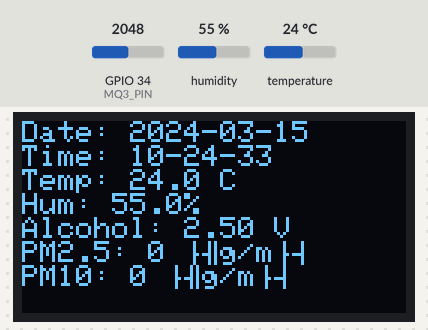
Bench run of a sketch on a simulated ESP32. Shown: 128×64 one-colour display. Inputs (shaded band) come from the test bench; at power-on: humidity 55 %, GPIO 34 (MQ3_PIN) = 2048, temperature 24 °C. WiFi joins after 1.5 s; servers stay silent unless stated; the local clock reads 2024-03-15 10:24:30 at power-on unless the sketch sets it; what the sketch prints to the serial monitor is not drawn.

Above: at 4.7 s.
4.8 s: humidity set to 22 %
At 14.8 s:
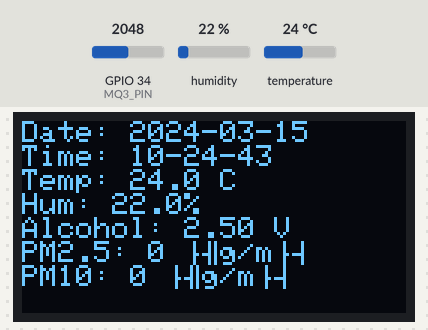
15.1 s: GPIO 34 (MQ3_PIN) set to 2866
At 24.9 s:
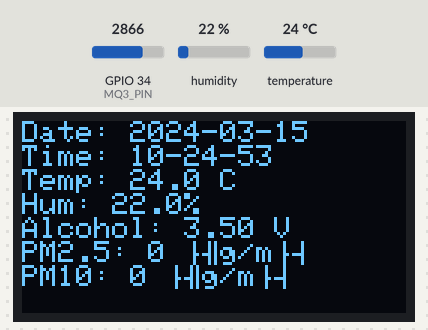
25.2 s: temperature set to 12 °C
At 34.9 s:
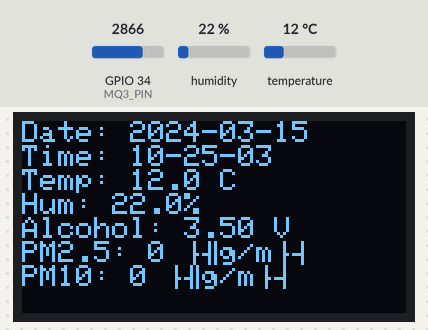
46.3 s: GPIO 34 (MQ3_PIN) set to 3603
At 55.0 s:
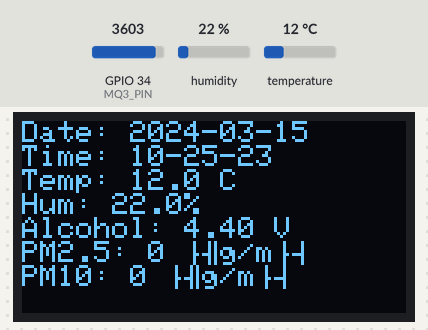
55.4 s: humidity set to 40 %
At 65.1 s:
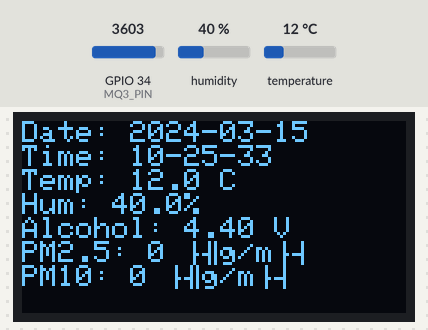
Timing chart, 0 to 66.4 s (numbered marks = the images above; inputs shaded):
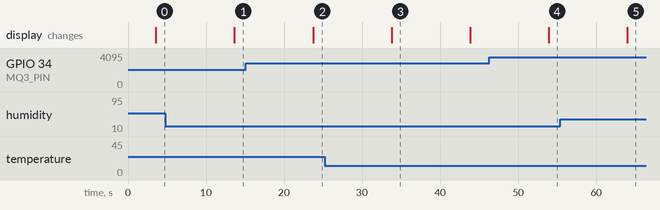

Measured:
- after the input at 4.8 s, the display: changes after 8.9 s (image 1)
- after the input at 15.1 s, the display: changes after 8.6 s (image 2)
- after the input at 46.3 s, the display: changes after 7.6 s (image 4)
- after the input at 55.4 s, the display: changes after 8.6 s (image 5)
- what the display in image 3 shows lasts 10.1 s, from 33.8 s to 43.9 s

The sketch:

PMBOXFirebase-Used.ino
```cpp
#include <WiFi.h>
#include <FirebaseESP32.h>
#include <Adafruit_GFX.h>
#include <Adafruit_SSD1306.h>
#include <DHT.h>
#include <SoftwareSerial.h>
#include <time.h>

#define WIFI_SSID ""
#define WIFI_PASSWORD ""

// 🔹 Firebase Credentials
#define FIREBASE_HOST ""
#define FIREBASE_AUTH ""

// 🔹 Firebase Objects
FirebaseData fbdo;
FirebaseAuth auth;
FirebaseConfig config;

// 🔹 PMS3003 Serial
SoftwareSerial pmsSerial(32, 33);  // RX, TX

// 🔹 DHT Sensor
#define DHTPIN 4
#define DHTTYPE DHT11
DHT dht(DHTPIN, DHTTYPE);

// 🔹 MQ-3 Sensor
#define MQ3_PIN 34  // อ่านค่า Analog

// 🔹 OLED Display
#define SCREEN_WIDTH 128
#define SCREEN_HEIGHT 64
Adafruit_SSD1306 display(SCREEN_WIDTH, SCREEN_HEIGHT, &Wire, -1);

// 🔹 ตัวแปรเก็บค่าเซ็นเซอร์
float temperature, humidity, alcohol;
int pm25, pm10;
String currentDate, currentTime;

// 🔹 ตัวแปรสำหรับการจัดการเวลา
#define DISPLAY_INTERVAL 10000    // อ่านค่าและแสดงผลทุก 10 วินาที (10,000 ms)
#define UPLOAD_INTERVAL 600000    // ส่งข้อมูลไป Firebase ทุก 10 นาที (600,000 ms)
unsigned long lastDisplayTime = 0;
unsigned long lastUploadTime = 0;
int uploadCounter = 0;

// 🔹 ฟังก์ชันเชื่อม WiFi
void connectWiFi() {
    WiFi.begin(WIFI_SSID, WIFI_PASSWORD);
    Serial.print("Connecting to WiFi");
    while (WiFi.status() != WL_CONNECTED) {
        delay(500);
        Serial.print(".");
    }
    Serial.println("\nConnected!");

    // แสดงความแรงของสัญญาณ
    Serial.printf("Signal strength (RSSI): %d dBm\n", WiFi.RSSI());

    // รอให้การเชื่อมต่อเสถียร
    Serial.println("Waiting for stable connection...");
    delay(2000);  // รออีก 2 วินาทีหลังจากเชื่อมต่อได้แล้ว
}

// 🔹 ฟังก์ชันตั้งค่า NTP (ดึงเวลาปัจจุบัน)
void setupTime() {
    configTime(7 * 3600, 0, "pool.ntp.org", "time.nist.gov");
    Serial.print("Syncing time...");
    while (time(nullptr) < 100000) {  // รอให้ได้เวลาที่ถูกต้อง
        Serial.print(".");
        delay(1000);
    }
    Serial.println(" Time synced!");
}

// 🔹 ฟังก์ชันดึง Timestamp ปัจจุบัน
void updateTimestamp() {
    time_t now = time(nullptr);
    struct tm timeinfo;
    localtime_r(&now, &timeinfo);

    char dateBuffer[11], timeBuffer[9];
    strftime(dateBuffer, sizeof(dateBuffer), "%Y-%m-%d", &timeinfo);
    strftime(timeBuffer, sizeof(timeBuffer), "%H-%M-%S", &timeinfo);

    currentDate = String(dateBuffer);
    currentTime = String(timeBuffer);

    Serial.printf("Current Date: %s, Time: %s\n", currentDate.c_str(), currentTime.c_str());
}

// 🔹 ฟังก์ชันอ่านค่าจาก PMS3003
void readPMS3003() {
    if (pmsSerial.available()) {
        uint8_t buffer[32];
        pmsSerial.readBytes(buffer, 32);

        pm25 = (buffer[4] << 8) | buffer[5];
        pm10 = (buffer[6] << 8) | buffer[7];

        Serial.printf("PM2.5: %d µg/m³, PM10: %d µg/m³\n", pm25, pm10);
    }
}

// 🔹 ฟังก์ชันอ่านค่าเซ็นเซอร์ทั้งหมด
void readSensors() {
    // อ่านค่า DHT11
    temperature = dht.readTemperature();
    humidity = dht.readHumidity();

    // อ่านค่า MQ-3
    alcohol = analogRead(MQ3_PIN) * (5.0 / 4095.0); // ค่าความเข้มข้นแอลกอฮอล์

    // อ่านค่า PMS3003
    readPMS3003();
}

// 🔹 ฟังก์ชันแสดงผลบน OLED
void displayData() {
    display.clearDisplay();
    display.setTextSize(1);
    display.setTextColor(WHITE);

    display.setCursor(0, 0);
    display.printf("Date: %s\nTime: %s\n", currentDate.c_str(), currentTime.c_str());
    display.printf("Temp: %.1f C\nHum: %.1f%%\n", temperature, humidity);
    display.printf("Alcohol: %.2f V\n", alcohol);
    display.printf("PM2.5: %d µg/m³\nPM10: %d µg/m³", pm25, pm10);

    display.display();
}

// 🔹 ฟังก์ชันส่งข้อมูลขึ้น Firebase พร้อม retry logic
void sendToFirebase() {
    updateTimestamp();
    String path = "/sensor_data/" + currentDate + "/" + currentTime;

    FirebaseJson json;
    json.set("timestamp", currentDate + " " + currentTime);
    json.set("temperature", temperature);
    json.set("humidity", humidity);
    json.set("alcohol", alcohol);
    json.set("pm25", pm25);
    json.set("pm10", pm10);

    int retryCount = 0;
    int maxRetries = 3;
    int retryDelay = 1000; // เริ่มต้นที่ 1 วินาที

    while (retryCount < maxRetries) {
        if (Firebase.setJSON(fbdo, path.c_str(), json)) {
            Serial.println("✅ Data sent to Firebase");
            return;
        } else {
            Serial.printf("❌ Firebase Error (%d/%d): %s\n",
                        retryCount+1, maxRetries, fbdo.errorReason().c_str());
            retryCount++;
            if (retryCount < maxRetries) {
                Serial.printf("Retrying in %d ms...\n", retryDelay);
                delay(retryDelay);
                retryDelay *= 2; // Exponential backoff
            }
        }
    }
}

// 🔹 ฟังก์ชันลบข้อมูลเก่ากว่า 1 วัน พร้อม retry logic
void cleanOldData() {
    time_t now = time(nullptr) - (24 * 3600); // 24 ชั่วโมงที่แล้ว
    struct tm timeinfo;
    localtime_r(&now, &timeinfo);

    char oldDate[11];
    strftime(oldDate, sizeof(oldDate), "%Y-%m-%d", &timeinfo);
    String oldPath = "/sensor_data/" + String(oldDate);

    int retryCount = 0;
    int maxRetries = 3;
    int retryDelay = 1000;

    while (retryCount < maxRetries) {
        if (Firebase.deleteNode(fbdo, oldPath.c_str())) {
            Serial.printf("🗑️ Deleted old data: %s\n", oldPath.c_str());
            return;
        } else {
            Serial.printf("⚠️ Failed to delete old data (%d/%d): %s\n",
                        retryCount+1, maxRetries, fbdo.errorReason().c_str());
            retryCount++;
            if (retryCount < maxRetries) {
                Serial.printf("Retrying delete in %d ms...\n", retryDelay);
                delay(retryDelay);
                retryDelay *= 2;
            }
        }
    }
}

// 🔹 Setup
void setup() {
    Serial.begin(115200);
    pmsSerial.begin(9600);  // PMS3003
    dht.begin();

    if (!display.begin(SSD1306_SWITCHCAPVCC, 0x3C)) {
        Serial.println("❌ OLED initialization failed");
        while (true);
    }

    connectWiFi();
    setupTime();

    config.host = FIREBASE_HOST;
    config.signer.tokens.legacy_token = FIREBASE_AUTH;
    Firebase.begin(&config, &auth);

    // เพิ่มการตั้งค่าเพื่อแก้ไขปัญหา SSL และ timeout
    Firebase.reconnectWiFi(true);
    fbdo.setResponseSize(4096);
    fbdo.setCert(nullptr);  // ปิดการตรวจสอบใบรับรอง SSL
    Firebase.setMaxRetry(fbdo, 3);

    // อัพเดทเวลาและอ่านค่าเซนเซอร์ครั้งแรก
    updateTimestamp();
    readSensors();
    displayData();

    // เริ่มต้นค่าเวลา
    lastDisplayTime = millis();
    lastUploadTime = millis();
}

// 🔹 Loop
void loop() {
    unsigned long currentMillis = millis();

    // ตรวจสอบการเชื่อมต่อ WiFi
    if (WiFi.status() != WL_CONNECTED) {
        Serial.println("WiFi disconnected. Reconnecting...");
        connectWiFi();
    }

    // อ่านค่าและแสดงผลทุก 10 วินาที
    if (currentMillis - lastDisplayTime >= DISPLAY_INTERVAL) {
        Serial.println("Reading sensors and updating display...");
        updateTimestamp();
        readSensors();
        displayData();
        lastDisplayTime = currentMillis;
    }

    // ส่งข้อมูลไป Firebase ทุก 10 นาที
    if (currentMillis - lastUploadTime >= UPLOAD_INTERVAL) {
        Serial.println("Uploading data to Firebase...");
        sendToFirebase();

        // ลบข้อมูลเก่าเฉพาะทุก 6 ครั้งที่อัปโหลด (ทุก 1 ชั่วโมง)
        uploadCounter++;
        if (uploadCounter % 6 == 0) {
            Serial.println("Cleaning old data...");
            cleanOldData();
        }

        lastUploadTime = currentMillis;
    }

    // ทำให้ลูปทำงานได้เร็วขึ้น ไม่ต้องหน่วงเวลาเยอะ
    delay(100);  // หน่วงเวลาเพียงเล็กน้อยเพื่อให้ CPU ไม่ทำงานหนักเกินไป
}
```
